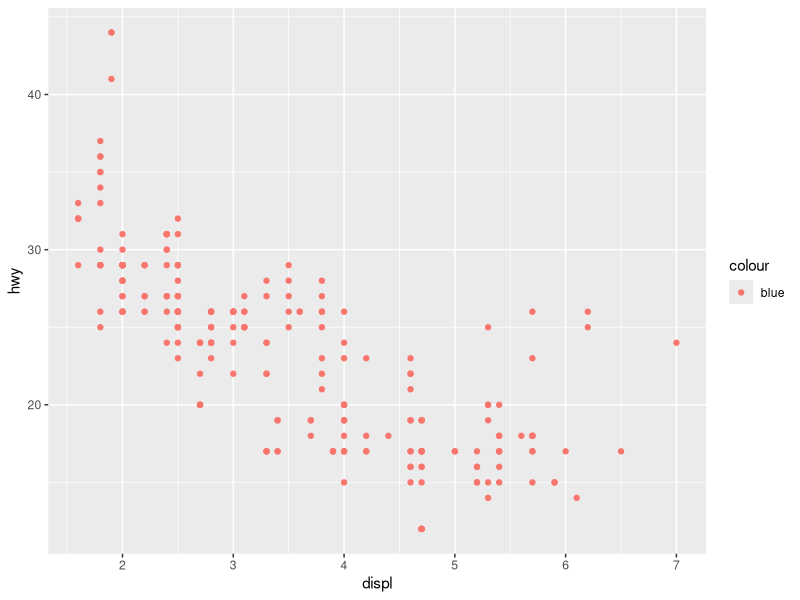
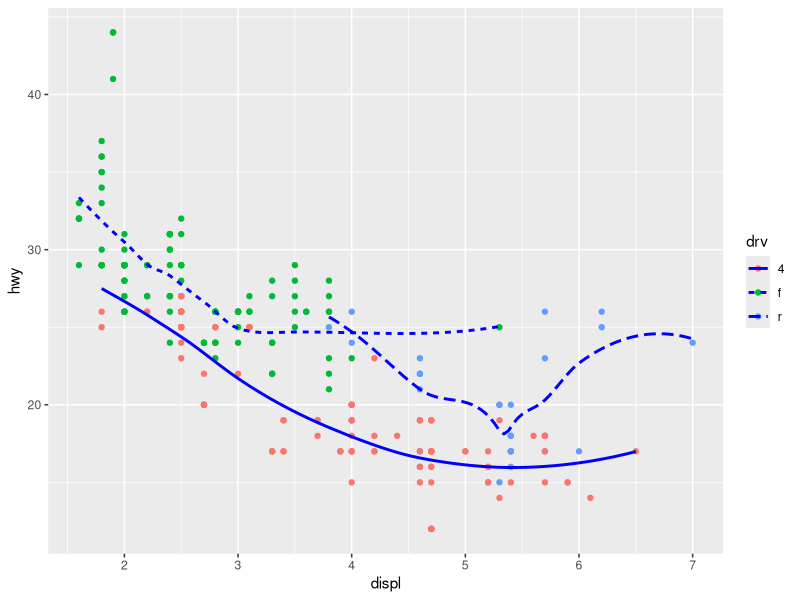
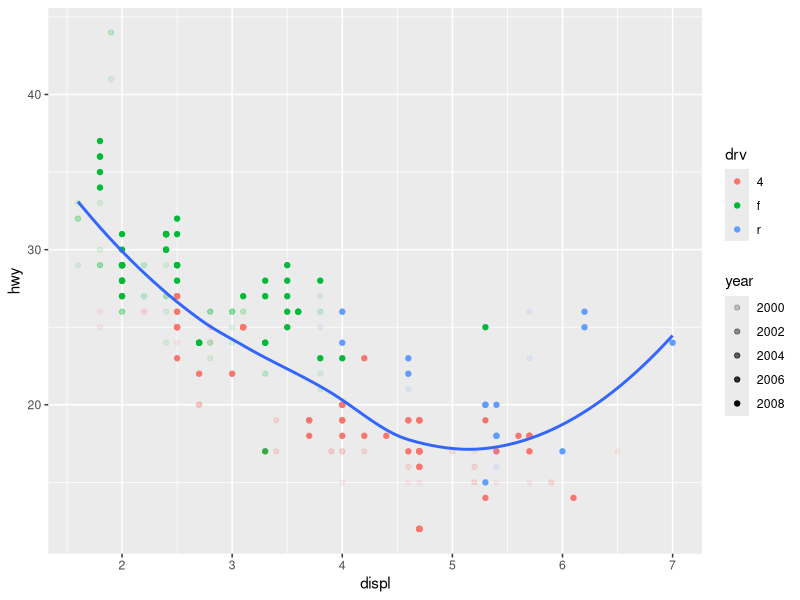
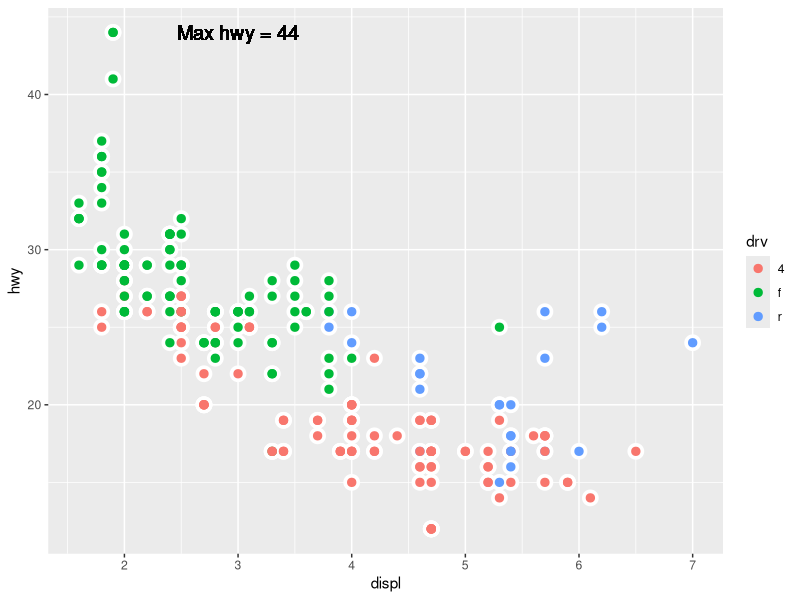
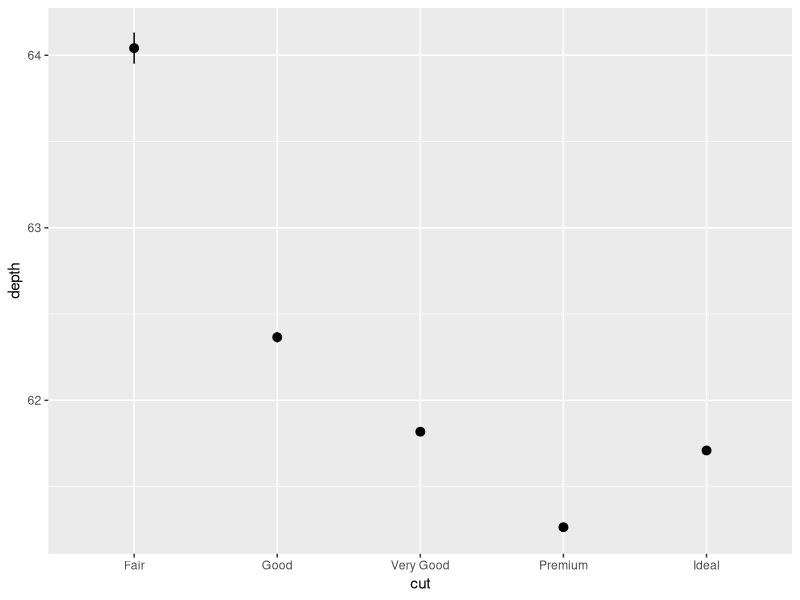
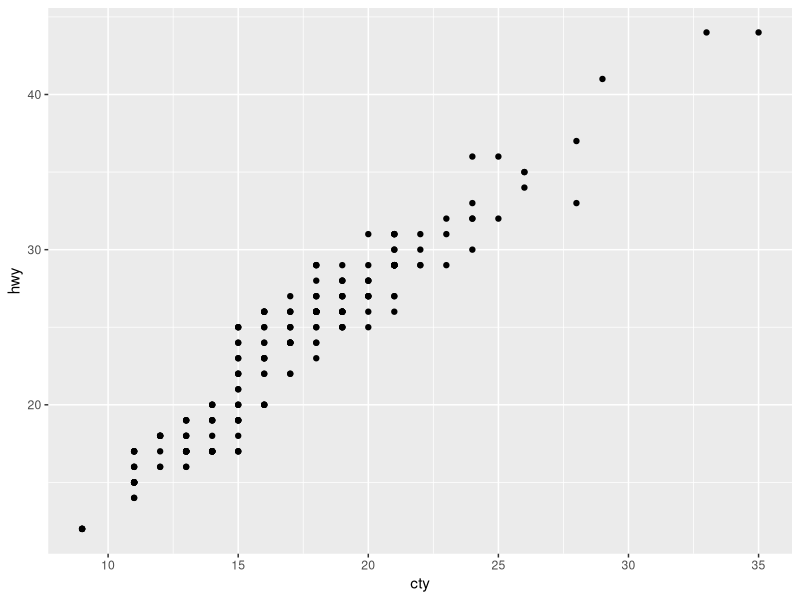
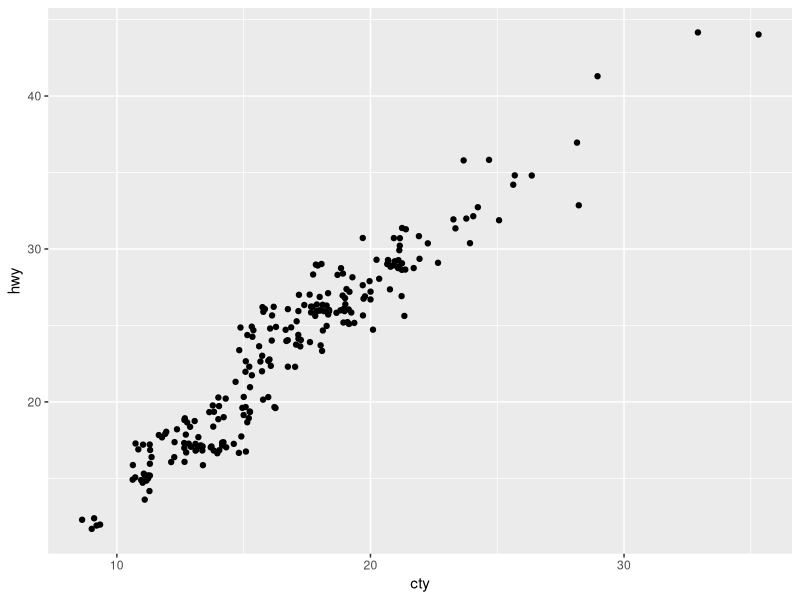
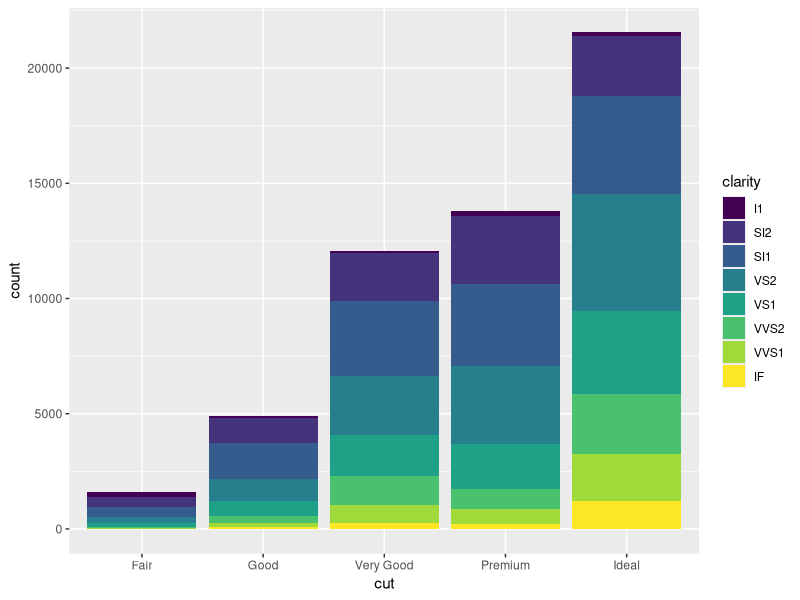

Recreate these plots in R, in order.
## ---- chunk 1
    library(ggplot2)
    ggplot(data = mpg) + 
      geom_point(mapping = aes(x = displ, y = hwy, color = "blue"))
## ---- chunk 2
    ggplot(data = mpg, mapping = aes(x = displ, y = hwy)) +
      geom_point(mapping = aes(color = drv)) +
      geom_smooth(mapping = aes(linetype = drv), color = 'blue', se = FALSE)
## ---- chunk 3
    ggplot(data = mpg, mapping = aes(x = displ, y = hwy)) +
      geom_point(mapping = aes(color = drv, alpha= year)) +
      geom_smooth(se = FALSE)
## ---- chunk 4
    ggplot(data = mpg, mapping = aes(x = displ, y = hwy)) +
      geom_point(color = 'white', size = 5) +
      geom_point(mapping = aes(color = drv), size = 2.5) +
      geom_text(x = 3, y = 44, label = 'Max hwy = 44', size = 5)
## ---- chunk 5
    ggplot(data = diamonds) +
      geom_pointrange(mapping = aes(x = cut, y = depth),
                      stat = "summary",
                      fun.ymin = min,
                      fun.ymax = max,
                      fun.y = median)
## ---- chunk 6
    ggplot(data = mpg, mapping = aes(x = cty, y = hwy)) + 
      geom_point()
## ---- chunk 7
    ggplot(data = mpg, mapping = aes(x = cty, y = hwy)) +
      geom_point(position = "jitter")
## ---- chunk 8
    ggplot(data = diamonds) + 
      geom_bar(mapping = aes(x = cut, fill = clarity))
    
    ggplot(data = diamonds) + 
      geom_bar(mapping = aes(x = cut, fill = clarity)) +
      coord_polar()
## ---- chunk 9
    ggplot(data = mpg, mapping = aes(x = cty, y = hwy)) +
      geom_point() + 
      geom_abline() +
      coord_fixed()
